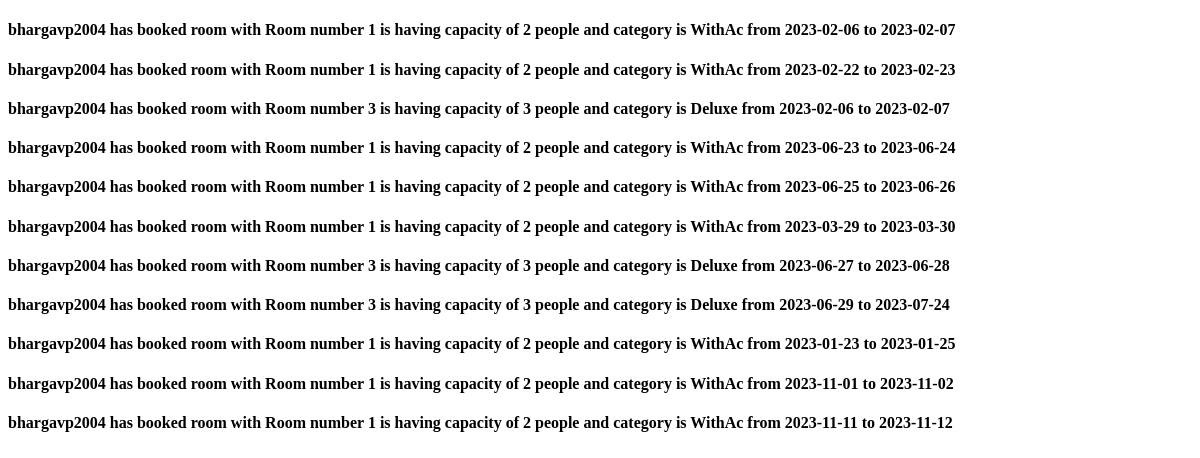
Before: /booking_list/ with the older database file.
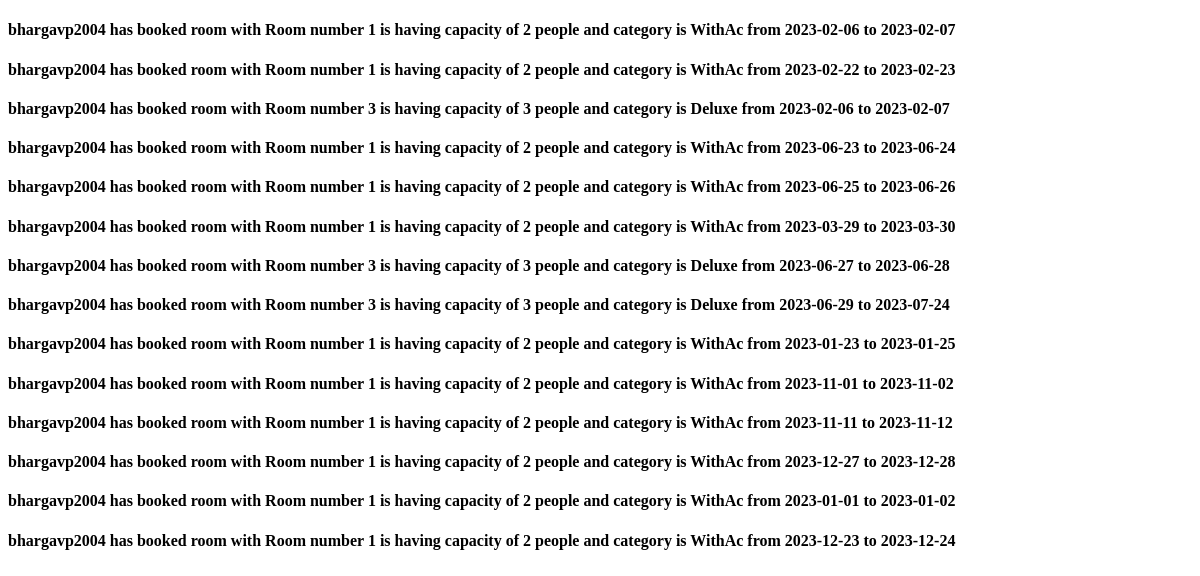
After: the same page with the newer database file.
### HMS_APP/models.py (models this page shows)
class Booking(models.Model):
    user = models.ForeignKey(settings.AUTH_USER_MODEL, on_delete=models.CASCADE)
    room = models.ForeignKey(Room, on_delete=models.CASCADE)
    check_in = models.DateField()
    check_out = models.DateField()
    def __str__(self) :
        return f'{self.user} has booked room with {self.room} from {self.check_in} to {self.check_out}'

class Room(models.Model) :
    ROOM_CATEGORIES = (
        ('WithAc', 'AC'),
        ('WithoutAc', 'NON-AC'),
        ('Deluxe', 'DELUXE'),
    )
    number = models.IntegerField()
    category = models.CharField(max_length = 10, choices=ROOM_CATEGORIES)
    capacity = models.IntegerField()
    def __str__(self) :
        return f'Room number {self.number} is having capacity of {self.capacity} people and category is {self.category}'

### HMS_APP/views.py (the view)
# urls.py: path('booking_list/', BookingList.as_view(), name = "bookinglist"),
class BookingList(ListView):
    model = Booking

### templates/HMS_APP/booking_list.html (shortened to what this page needs)
<!DOCTYPE html>
<html lang="en">
<head>
</head>
<body>
    {% for bookings in booking_list %}
    <h4> {{bookings}} </h4>
    {% endfor %}
</body>
</html>

Changed rows visible on the page:
added Booking: user+room+check_in "bhargavp2004 has booked room with Room number 1 is having capacity of 2 people and category is WithAc from 2023-12-27 to 2023-12-28"
added Booking: user+room+check_in "bhargavp2004 has booked room with Room number 1 is having capacity of 2 people and category is WithAc from 2023-01-01 to 2023-01-02"
added Booking: user+room+check_in "bhargavp2004 has booked room with Room number 1 is having capacity of 2 people and category is WithAc from 2023-12-23 to 2023-12-24"
